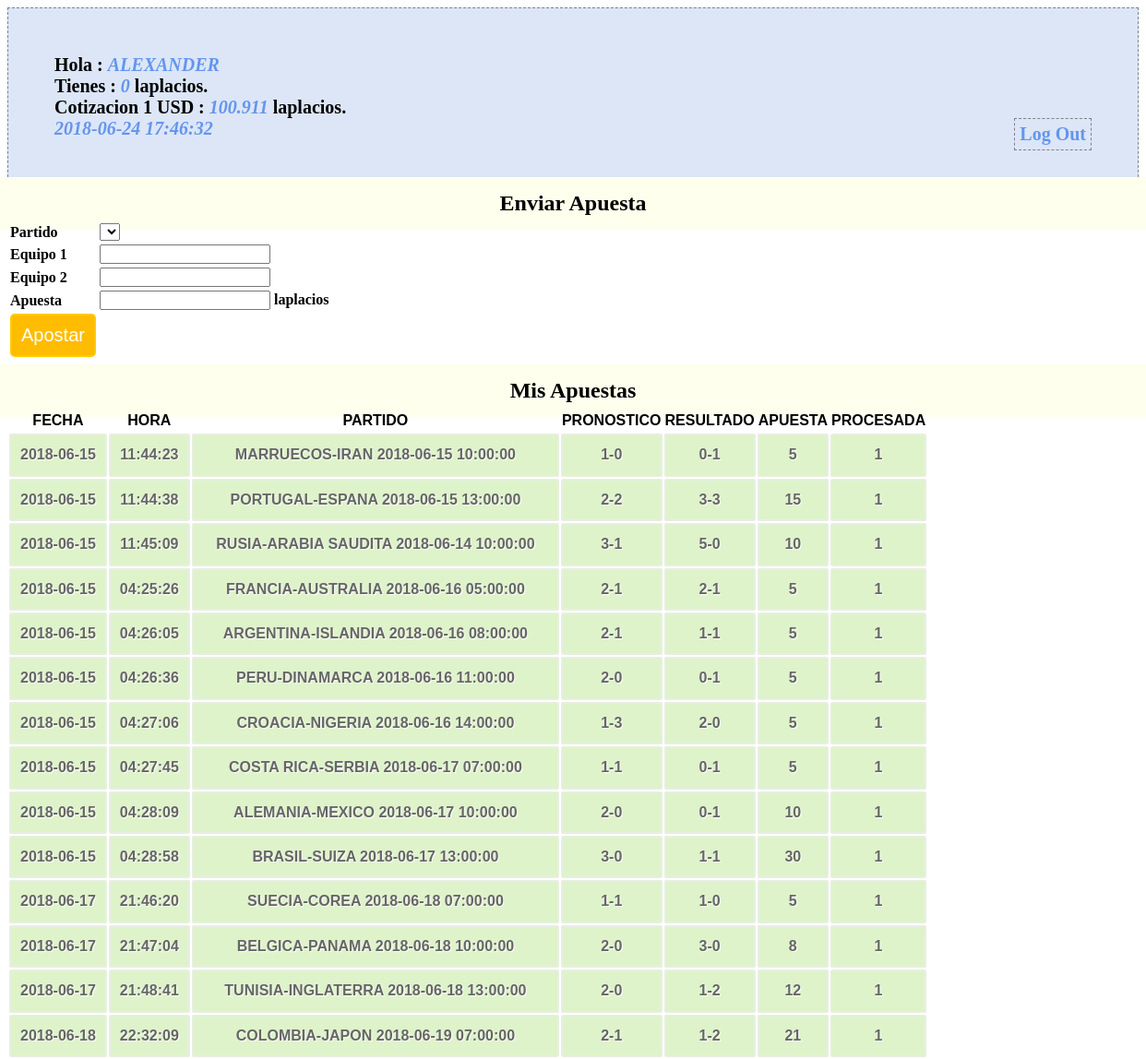
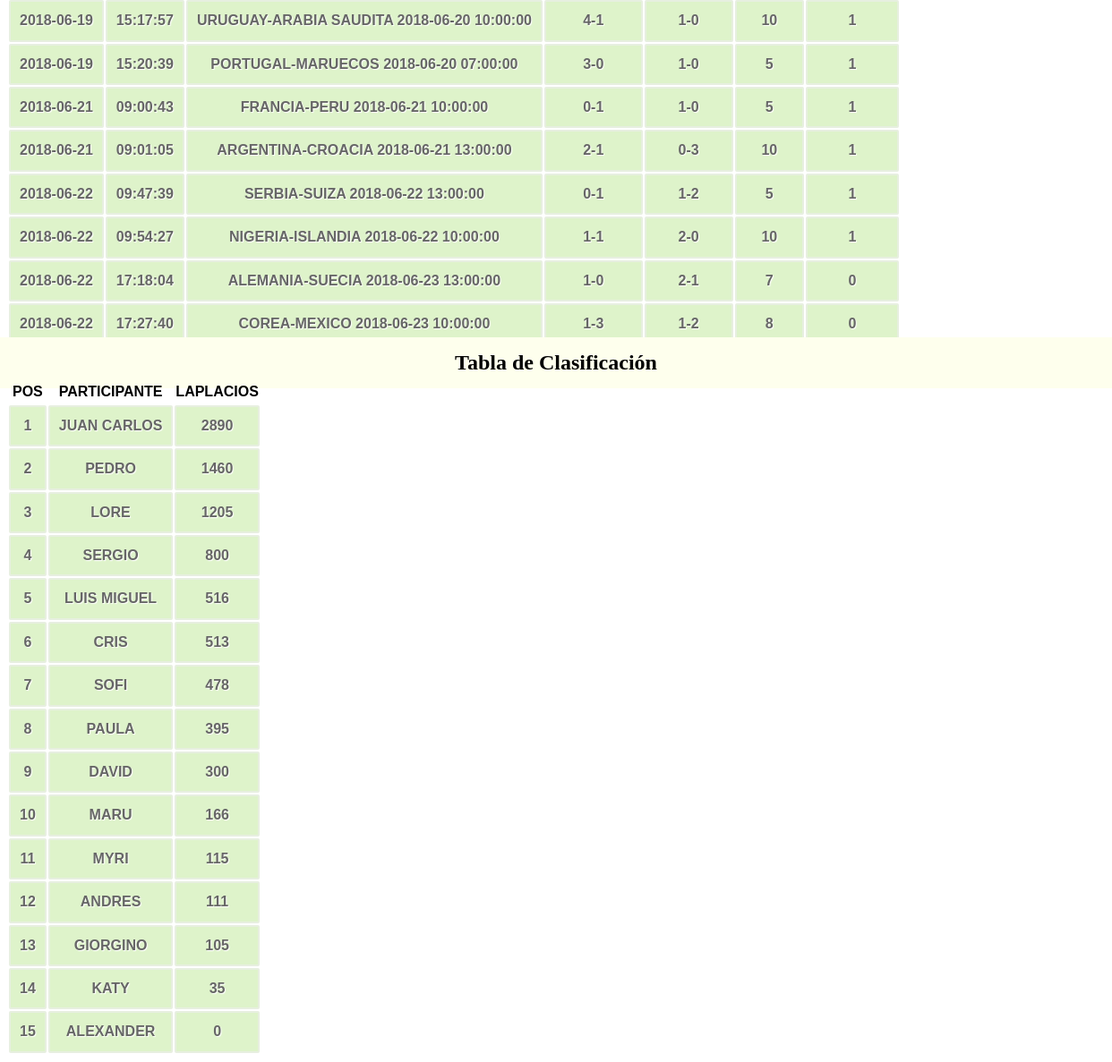
Page /profile.php (signed in) on the earlier database version (2 pictures, top to bottom).
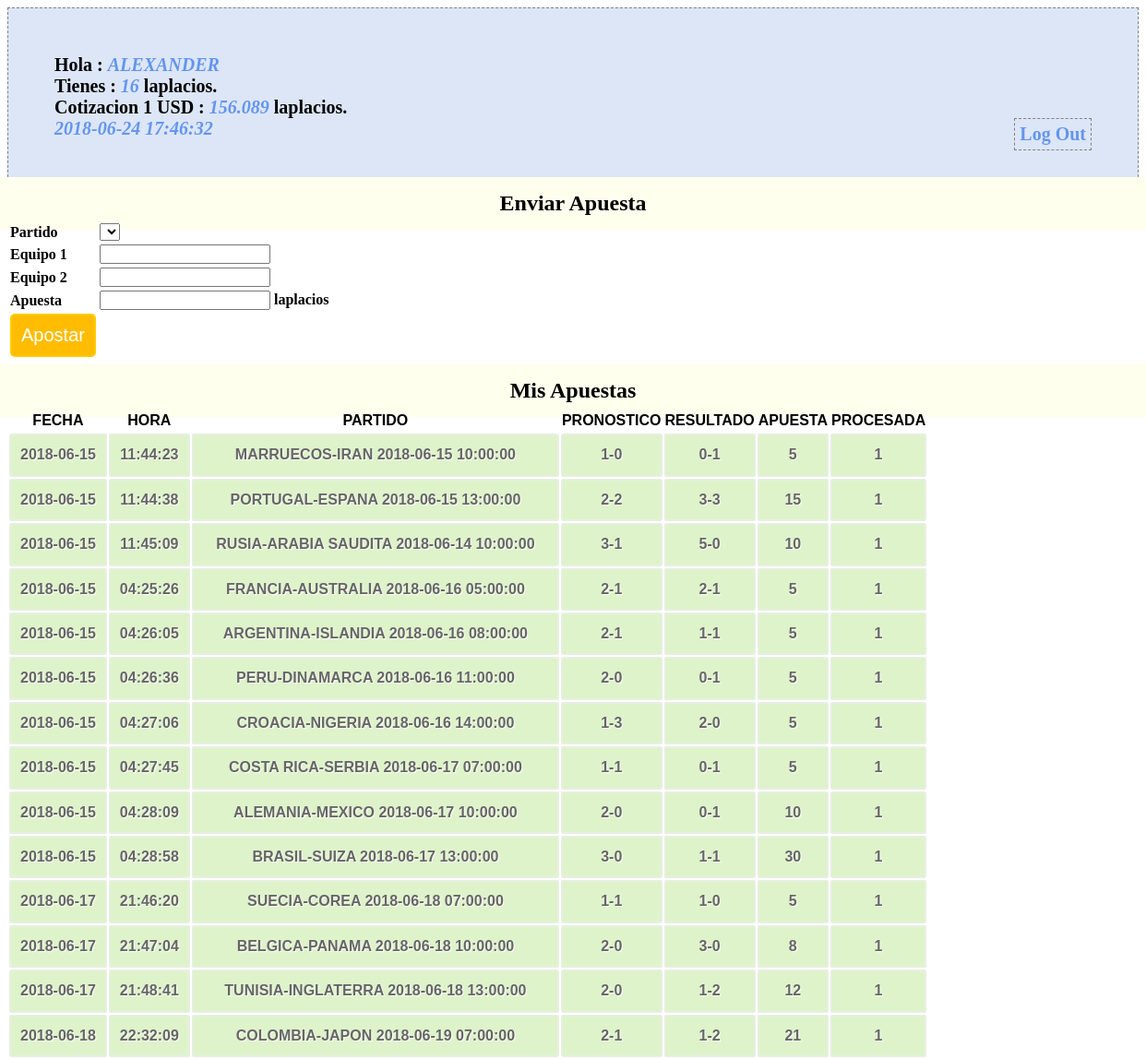
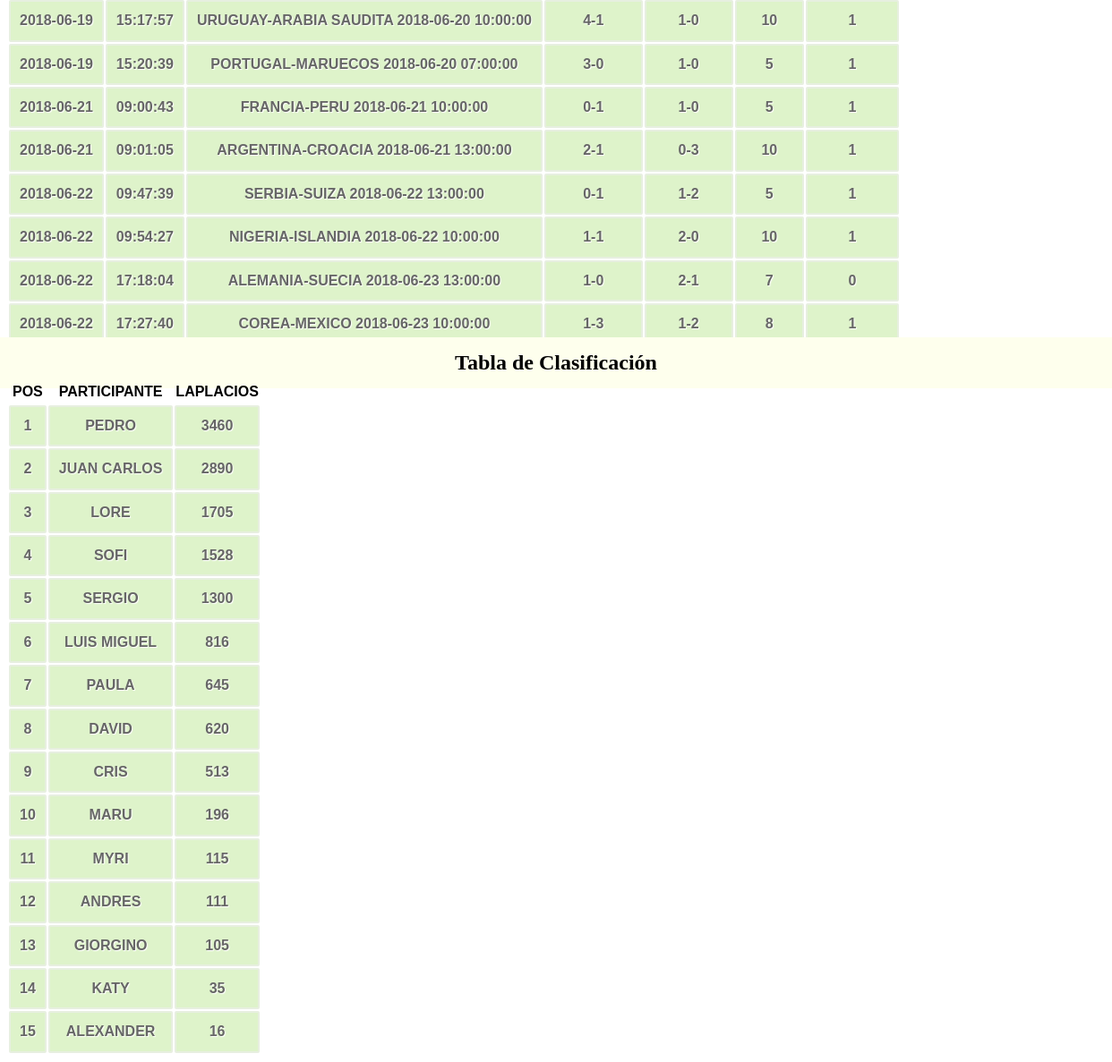
Same page on the later database version (2 pictures, top to bottom).
### tables this page shows
CREATE TABLE `participantes` (
  `id_participante` bigint(20) unsigned NOT NULL AUTO_INCREMENT COMMENT 'id participante',
  `nombre` varchar(60) NOT NULL COMMENT 'nombre participante',
  `saldo` int(11) NOT NULL COMMENT 'valor del saldo',
  `passwd` varchar(10) NOT NULL,
  PRIMARY KEY (`id_participante`),
  UNIQUE KEY `id_participante` (`id_participante`)
);

CREATE TABLE `banco_central_laplacio` (
  `total_laplacios` int(11) NOT NULL,
  `total_dolares` int(11) NOT NULL,
  `reserva` int(11) NOT NULL,
  `impresos` int(11) NOT NULL,
  `cotizacion` float NOT NULL
);

CREATE TABLE `apuestas` (
  `id_apuesta` bigint(20) unsigned NOT NULL AUTO_INCREMENT,
  `id_participante` bigint(20) NOT NULL,
  `id_partido` bigint(20) NOT NULL,
  `apuesta_equipo_1` int(11) NOT NULL,
  `apuesta_equipo_2` int(11) NOT NULL,
  `apuesta_valor` int(11) NOT NULL,
  `apuesta_fecha` date NOT NULL,
  `apuesta_hora` time NOT NULL,
  `procesada` tinyint(1) DEFAULT NULL,
  PRIMARY KEY (`id_apuesta`),
  UNIQUE KEY `id_apuesta` (`id_apuesta`)
);

CREATE TABLE `partidos` (
  `id_partido` bigint(20) unsigned NOT NULL AUTO_INCREMENT,
  `equipo_1` varchar(50) NOT NULL,
  `equipo_2` varchar(50) NOT NULL,
  `fecha` date NOT NULL,
  `hora` time NOT NULL,
  `resultado_equipo_1` int(11) DEFAULT NULL,
  `resultado_equipo_2` int(11) DEFAULT NULL,
  `revisado` tinyint(1) DEFAULT NULL,
  PRIMARY KEY (`id_partido`),
  UNIQUE KEY `id_partido` (`id_partido`)
);

### conn.php (called while the page is built, shortened)
<?php
$connection = mysql_connect("localhost", "laplacios2018", "");
$user_check=$_SESSION['login_user'];
$ses_sql=mysql_query("select id_participante,nombre,saldo from participantes where nombre='$user_check'", $connection);
$row = mysql_fetch_assoc($ses_sql);
$login_session =$row['nombre'];
$login_id = $row['id_participante'];
$login_saldo = $row['saldo'];
?>

### session.php (called while the page is built, shortened)
<?php
require_once('conn.php');
$current_date = date('Y-m-d');
$current_time = date('H:i:s');
$bets_query=mysql_query("select * from apuestas where id_participante='$login_id'");
$leader_query= mysql_query("select nombre,saldo from participantes order by saldo desc");
$total_banco_prev_query = mysql_query("SELECT * FROM banco_central_laplacio WHERE 1");
$total_banco_prev_row = mysql_fetch_array($total_banco_prev_query);
?>

### profile.php (the view, shortened to what this page needs)
<?php
include('session.php');
?>
<!DOCTYPE html>
<html>
<head>
<link href="style.css" rel="stylesheet" type="text/css">
</head>
<body>
<div id="profile">
<b id="welcome">Hola : <i><?php echo $login_session;?></i></b><br/>
<b>Tienes : <i><?php echo $login_saldo;?></i> laplacios.</b><br/>
<b>Cotizacion 1 USD : <i><?php echo $total_banco_prev_row[4];?></i> laplacios.</b><br/>
<b><i><?php echo $current_date.' '.$current_time; ?></i>
<b id="logout"><a href="logout.php">Log Out</a></b>
</div>
<div>
  <h2>Enviar Apuesta</h2>
  <form id="form" name="form" method="post" action="">
  <table>
    <tr>
      <td>Partido</td>
      <td>
        <select name="id_partido">
          <?php
          echo "</select>";
          ?>
      </td>
    </tr>
    <tr>
      <td>Equipo 1</td>
      <td><input id="number" min="0" step="1" type="number" name="apuesta_equipo_1" /></td>
    </tr>
    <tr>
      <td>Equipo 2</td>
      <td><input id="number" min="0" step="1" type="number" name="apuesta_equipo_2" /></td>
    </tr>
    <tr>
      <td>Apuesta</td>
      <td><input id="number" min="0" step="1" type="number" name="apuesta_valor" /> laplacios</td>
    </tr>
    <tr>
      <td><input type="submit" name="submit" id="submit" value="Apostar" /></td>
    </tr>
  </table>
  </form>
</div>
<div class="">
  <h2>Mis Apuestas</h2>
  <table class="table1">
    <thead>
      <tr>
        <th>FECHA</th>
        <th>HORA</th>
        <th>PARTIDO</th>
        <th>PRONOSTICO</th>
        <th>RESULTADO</th>
        <th>APUESTA</th>
        <th>PROCESADA</th>
      </tr>
    </thead>
    <tbody>
    <?php
      while($bet = mysql_fetch_array($bets_query)){
        $g_query = mysql_query("select * from partidos where id_partido='$bet[2]'");
        $g_row = mysql_fetch_array($g_query);
        $match = $g_row[1].'-'.$g_row[2].' '.$g_row[3].' '.$g_row[4];
        $pron = $bet[3].'-'.$bet[4];
        $resultado = $g_row[5].'-'.$g_row[6];
        echo '<tr><td>'.$bet[6].'</td>'.'<td>'.$bet[7].'</td>'.'<td>'.$match.'</td>'.'<td>'.$pron.'</td><td>'.$resultado.'</td><td>'.$bet[5].'</td><td>'.$bet[8].'</td></tr>';
      }
    ?>
    </tbody>
  </table>
</div>
<div class="">
  <h2>Tabla de Clasificación</h2>
  <table class="table1">
    <thead>
      <tr>
        <th>POS</th>
        <th>PARTICIPANTE</th>
        <th>LAPLACIOS</th>
      </tr>
    </thead>
    <tbody>
      <?php
      $indice=1;
      while ($participant = mysql_fetch_array($leader_query)){
        echo '<tr><td>'.$indice.'</td><td>'.$participant[0].'</td><td>'.$participant[1].'</td></tr>';
        $indice = $indice+1;
      }
      ?>
    </tbody>
  </table>
</div>
</body>

### style.css (style rules this page uses)
h2 { background-color:#FEFFED; text-align:center; border-radius:10px 10px 0 0; margin:-10px -40px; padding:15px }
input[type=submit] { width:100%; background-color:#FFBC00; color:#fff; border:2px solid #FFCB00; padding:10px; font-size:20px; cursor:pointer; border-radius:5px; margin-bottom:15px }
#profile { padding:50px; border:1px dashed grey; font-size:20px; background-color:#DCE6F7 }
#logout { float:right; padding:5px; border:dashed 1px gray }
a { text-decoration:none; color:#6495ed }
i { color:#6495ed }
table.table1 { font-family: "Trebuchet MS", sans-serif; font-size: 16px; font-weight: bold; line-height: 1.4em; font-style: normal; border-collapse:separate; }
.table1 tbody td { padding:10px; text-align:center; background-color:#DEF3CA; border: 2px solid #E7EFE0; -moz-border-radius:2px; -webkit-border-radius:2px; border-radius:2px; color:#666; text-shadow:1px 1px 1px #fff; }

Differences in the rows shown:
removed banco_central_laplacio: cotizacion "100.911"
changed participantes "ALEXANDER": saldo "0" → "16"
added banco_central_laplacio: cotizacion "156.089"
changed apuestas "COREA-MEXICO 2018-06-23 10:00:00": procesada "0" → "1"
changed participantes "PEDRO": saldo "1460" → "3460"; moves up the list
changed participantes "LORE": saldo "1205" → "1705"
changed participantes "SOFI": saldo "478" → "1528"; moves up the list
changed participantes "SERGIO": saldo "800" → "1300"
changed participantes "LUIS MIGUEL": saldo "516" → "816"
changed participantes "PAULA": saldo "395" → "645"
changed participantes "DAVID": saldo "300" → "620"
shown differently, row unchanged: participantes "CRIS": moves down the list
changed participantes "MARU": saldo "166" → "196"
